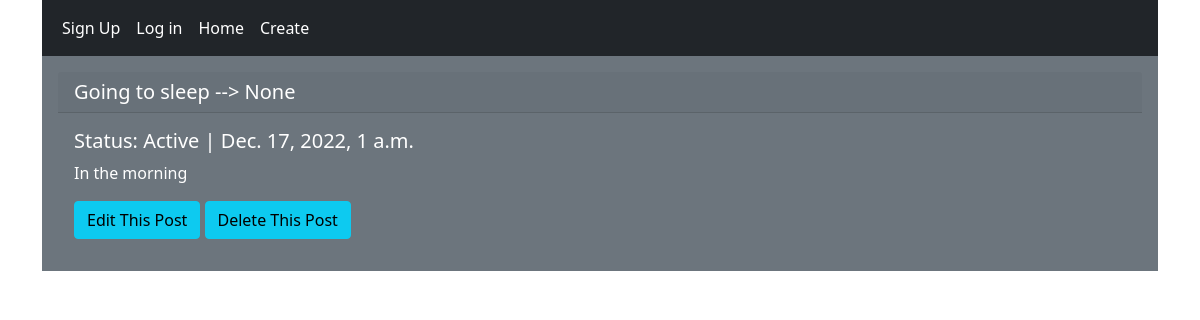
The app's page /post-detail/9/ with its own data.
### blog/models.py (models this page shows, shortened)
class Post(models.Model):
    STATUS_CHOICES = (
        ('active','Active'),
        ('deleted','Deleted')
    )
    title = models.CharField(max_length=500)
    body = HTMLField()
    status = models.CharField(max_length=20, choices= STATUS_CHOICES,default='active')
    created_at = models.DateTimeField(auto_now_add=True)
    modified_at = models.DateTimeField(auto_now=True)
    rating = models.ForeignKey(Rating, on_delete=models.SET_NULL, null=True, blank=True)
    categories = models.ManyToManyField(Category, related_name='post_categories')
    author = models.ForeignKey(User, on_delete=models.SET_NULL, null=True, blank= True)

### blog/views.py (the view)
# urls.py: path('post-detail/<int:pk>/',PostDetailView.as_view(), name='post-detail'),
class PostDetailView(DetailView):
    model = Post
    context_object_name = 'post'
    template_name = 'blog/post_detail.html'

### blog/templates/blog/post_detail.html (shortened to what this page needs)
{% extends 'blog/base.html' %}
{% block content %}
<div class="p-3 mb-2 bg-secondary text-white">
        <h5 class="card-header">{{ post.title }} --> {{post.author}} </h5>
        <div class="card-body">
            <h5 class="card-title">Status: {{post.status.capitalize}} | {{post.created_at}}</h5>
            <p class="card-text">{{post.body|safe}}</p>
            <a href="{% url 'blog:post_update' post.id %}" class="btn btn-info"> Edit This Post </a>
            <a href="{% url 'blog:post_delete' post.id %}" class="btn btn-info"> Delete This Post </a>
        </div>
    </div>
{% endblock %}

### records on screen
Post: title "Going to sleep", author "None", status "Active", created_at "Dec. 17, 2022, 1 a.m.", body "In the morning"
